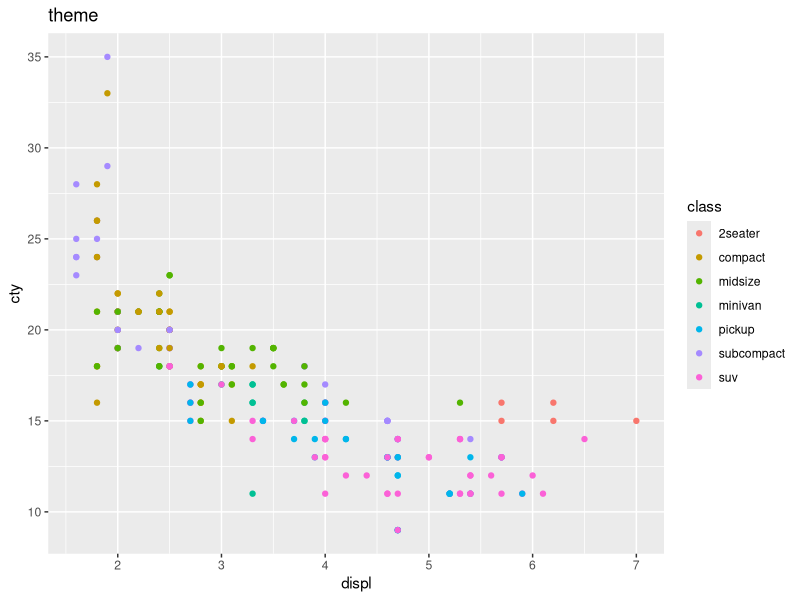

Generate this figure with R: (Note: this script raises an error after producing the figure.)
## ---- chunk 1

library(tidyverse)


## ---- chunk 2

(mpg |> 
   ggplot(aes(displ, cty, color = class)) +
   geom_point() +
   labs(title = 'theme') -> p)

## ---- chunk 3
#| echo: false
#| 
2 * 2
## ---- chunk 4

babynames
